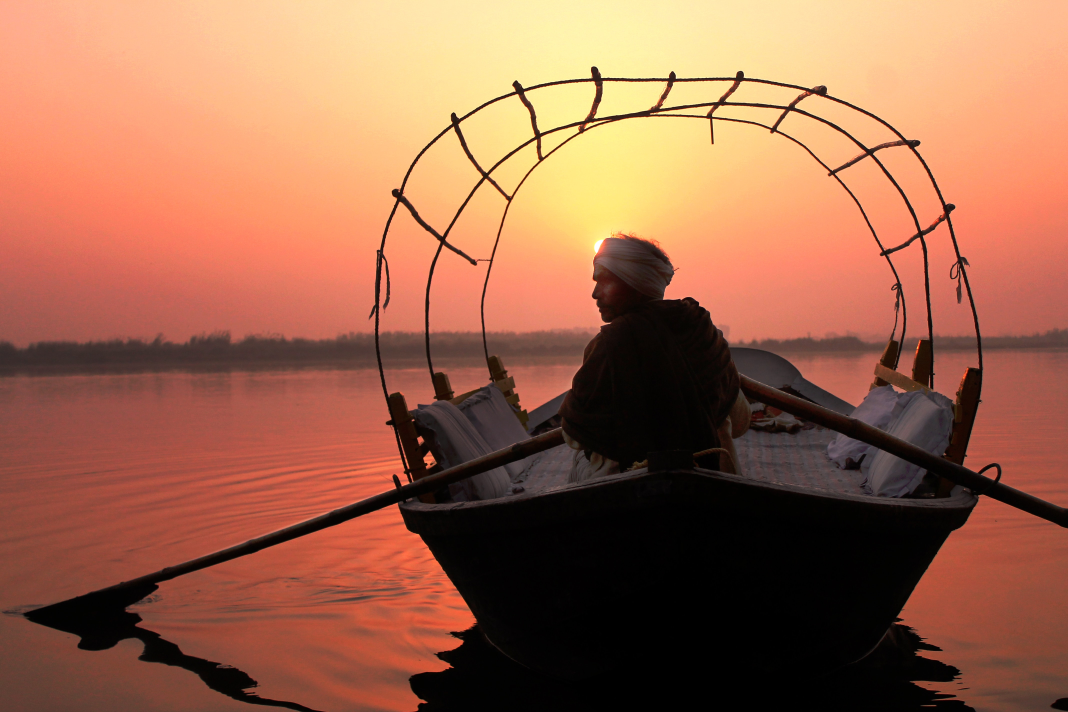
#> input picture 16.04.2020/img.jpg, 4272 x 2848 px (shown at 1/4 size)
$ python opencv.py
#> lines starting #> are read from the running program, lines starting #| are printed output that depends on the picture
import cv2 as cv
import numpy
import matplotlib.pyplot as plt

img = cv.imread("img.jpg")
#> img is the input picture: shape (2848, 4272, 3); mean B, G, R 77.1, 102.7, 156.8
img2 = cv.cvtColor(img,cv.COLOR_BGR2RGB)
print(img.shape)
#| (2848, 4272, 3)

# Helligkeit erhöhen Möglichkeit 1
neueHelligkeit = img + 100
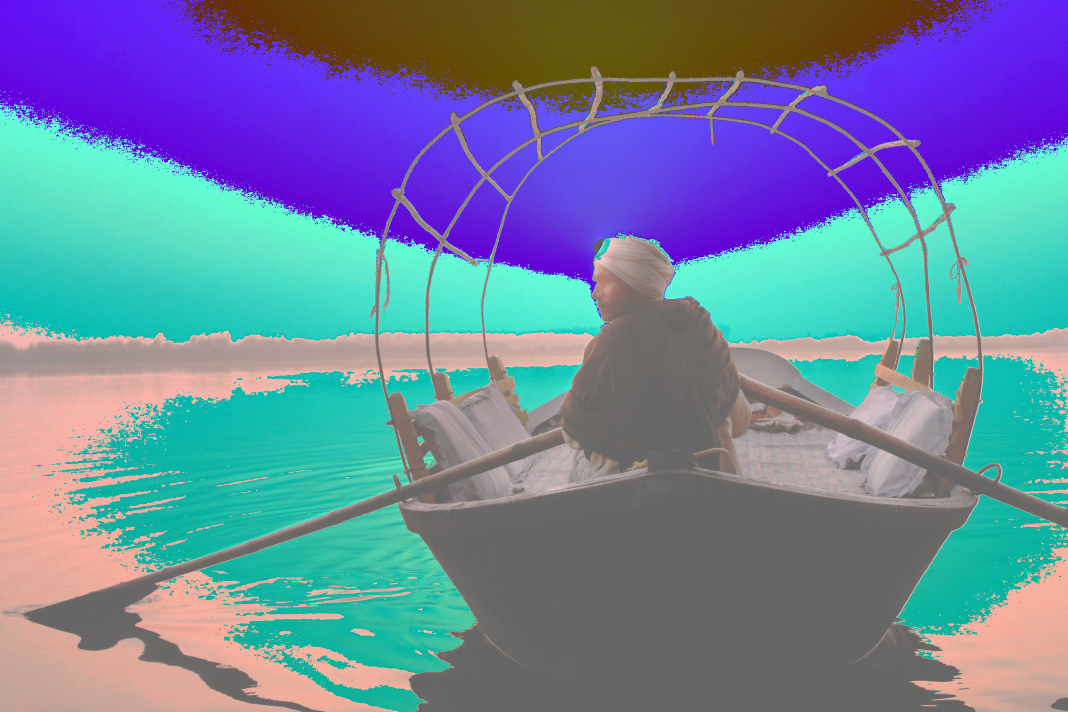
#> neueHelligkeit: shape (2848, 4272, 3) (shown at 1/4 size); mean B, G, R 158.5, 130.9, 108.8
neueHelligkeit = cv.cvtColor(neueHelligkeit,cv.COLOR_BGR2RGB)

# plt.imshow(neueHelligkeit)
# plt.show()
# Helligkeit Möglichkeit 1 ENDE

# Helligkeit erhöhen Möglichkeit 2
    # (2848, 4272, 3)
neueHelligkeit2 = numpy.zeros((2848,4272,3),dtype='uint8') + 20
cv.rectangle(img, (2290,900), (2730,1350), (0,0,255),20)
img2 = cv.cvtColor(img,cv.COLOR_BGR2RGB)
neueHelligkeit2 = cv.add(img2,neueHelligkeit2)

plt.imshow(neueHelligkeit2)
plt.show()

# Helligkeit Möglichkeit 2 ENDE

# plt.imshow(img2)
# plt.show()
